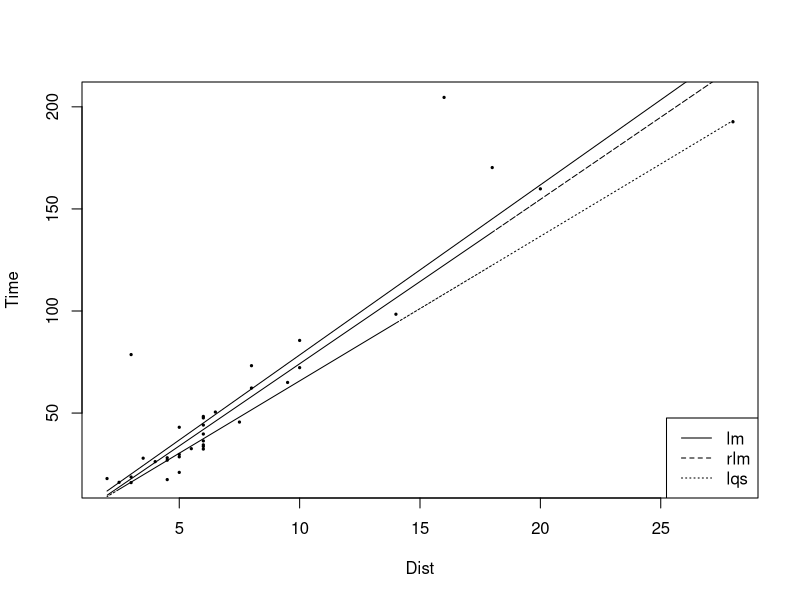

The R script that drew this image:
## ---- chunk 1
library(MASS)
data(hills)
m.lm <- lm(time~dist, data=hills)
m.rlm <- rlm(time~dist, data=hills)
m.lqs <- lqs(time~dist, data=hills)
plot(hills$dist,hills$time, pch=19, cex=0.3, ylab="Time", xlab="Dist")
lines(hills$dist,m.lm$fitted.values, lty=1)
lines(hills$dist,m.rlm$fitted.values, lty=2)
lines(hills$dist,m.lqs$fitted.values, lty=3)
legend("bottomright", legend=c("lm", "rlm", "lqs"), lty=c(1, 2, 3))
